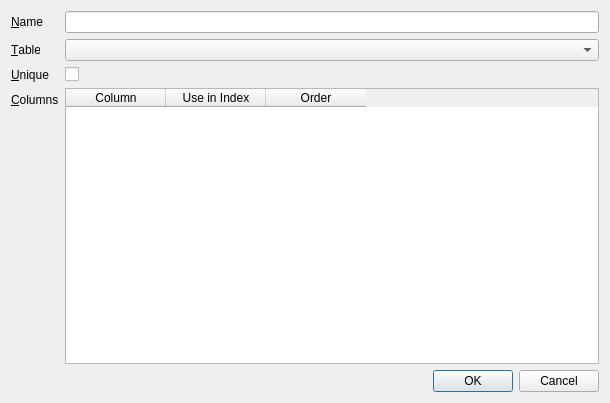
<?xml version="1.0" encoding="UTF-8"?>
<ui version="4.0">
 <class>CreateIndexDialog</class>
 <widget class="QDialog" name="CreateIndexDialog">
  <property name="geometry">
   <rect>
    <x>0</x>
    <y>0</y>
    <width>610</width>
    <height>403</height>
   </rect>
  </property>
  <property name="windowTitle">
   <string>Create New Index</string>
  </property>
  <property name="windowIcon">
   <iconset resource="icons/icons.qrc">
    <normaloff>:/icons/index_create</normaloff>:/icons/index_create</iconset>
  </property>
  <layout class="QVBoxLayout" name="verticalLayout">
   <item>
    <layout class="QFormLayout" name="formLayout">
     <property name="fieldGrowthPolicy">
      <enum>QFormLayout::AllNonFixedFieldsGrow</enum>
     </property>
     <property name="formAlignment">
      <set>Qt::AlignLeading|Qt::AlignLeft|Qt::AlignTop</set>
     </property>
     <item row="0" column="0">
      <widget class="QLabel" name="labelIndexName">
       <property name="text">
        <string>&amp;Name</string>
       </property>
       <property name="buddy">
        <cstring>editIndexName</cstring>
       </property>
      </widget>
     </item>
     <item row="0" column="1">
      <widget class="QLineEdit" name="editIndexName"/>
     </item>
     <item row="3" column="0">
      <widget class="QLabel" name="labelIndexColumns">
       <property name="text">
        <string>&amp;Columns</string>
       </property>
       <property name="buddy">
        <cstring>tableIndexColumns</cstring>
       </property>
      </widget>
     </item>
     <item row="3" column="1">
      <widget class="QTableWidget" name="tableIndexColumns">
       <property name="sizePolicy">
        <sizepolicy hsizetype="MinimumExpanding" vsizetype="MinimumExpanding">
         <horstretch>0</horstretch>
         <verstretch>1</verstretch>
        </sizepolicy>
       </property>
       <property name="minimumSize">
        <size>
         <width>0</width>
         <height>250</height>
        </size>
       </property>
       <property name="editTriggers">
        <set>QAbstractItemView::NoEditTriggers</set>
       </property>
       <property name="showDropIndicator" stdset="0">
        <bool>false</bool>
       </property>
       <property name="alternatingRowColors">
        <bool>true</bool>
       </property>
       <property name="selectionMode">
        <enum>QAbstractItemView::NoSelection</enum>
       </property>
       <attribute name="verticalHeaderVisible">
        <bool>false</bool>
       </attribute>
       <column>
        <property name="text">
         <string>Column</string>
        </property>
       </column>
       <column>
        <property name="text">
         <string>Use in Index</string>
        </property>
       </column>
       <column>
        <property name="text">
         <string>Order</string>
        </property>
       </column>
      </widget>
     </item>
     <item row="1" column="0">
      <widget class="QLabel" name="labelTableName">
       <property name="text">
        <string>&amp;Table</string>
       </property>
       <property name="buddy">
        <cstring>comboTableName</cstring>
       </property>
      </widget>
     </item>
     <item row="1" column="1">
      <widget class="QComboBox" name="comboTableName"/>
     </item>
     <item row="2" column="0">
      <widget class="QLabel" name="labelIndexUnique">
       <property name="text">
        <string>&amp;Unique</string>
       </property>
       <property name="buddy">
        <cstring>checkIndexUnique</cstring>
       </property>
      </widget>
     </item>
     <item row="2" column="1">
      <widget class="QCheckBox" name="checkIndexUnique">
       <property name="text">
        <string/>
       </property>
      </widget>
     </item>
    </layout>
   </item>
   <item>
    <widget class="QDialogButtonBox" name="buttonBox">
     <property name="orientation">
      <enum>Qt::Horizontal</enum>
     </property>
     <property name="standardButtons">
      <set>QDialogButtonBox::Cancel|QDialogButtonBox::Ok</set>
     </property>
    </widget>
   </item>
  </layout>
 </widget>
 <tabstops>
  <tabstop>editIndexName</tabstop>
  <tabstop>comboTableName</tabstop>
  <tabstop>checkIndexUnique</tabstop>
  <tabstop>tableIndexColumns</tabstop>
  <tabstop>buttonBox</tabstop>
 </tabstops>
 <resources>
  <include location="icons/icons.qrc"/>
 </resources>
 <connections>
  <connection>
   <sender>buttonBox</sender>
   <signal>accepted()</signal>
   <receiver>CreateIndexDialog</receiver>
   <slot>accept()</slot>
   <hints>
    <hint type="sourcelabel">
     <x>252</x>
     <y>337</y>
    </hint>
    <hint type="destinationlabel">
     <x>157</x>
     <y>274</y>
    </hint>
   </hints>
  </connection>
  <connection>
   <sender>buttonBox</sender>
   <signal>rejected()</signal>
   <receiver>CreateIndexDialog</receiver>
   <slot>reject()</slot>
   <hints>
    <hint type="sourcelabel">
     <x>320</x>
     <y>337</y>
    </hint>
    <hint type="destinationlabel">
     <x>286</x>
     <y>274</y>
    </hint>
   </hints>
  </connection>
  <connection>
   <sender>comboTableName</sender>
   <signal>currentIndexChanged(QString)</signal>
   <receiver>CreateIndexDialog</receiver>
   <slot>tableChanged(QString)</slot>
   <hints>
    <hint type="sourcelabel">
     <x>91</x>
     <y>43</y>
    </hint>
    <hint type="destinationlabel">
     <x>236</x>
     <y>31</y>
    </hint>
   </hints>
  </connection>
  <connection>
   <sender>editIndexName</sender>
   <signal>textChanged(QString)</signal>
   <receiver>CreateIndexDialog</receiver>
   <slot>checkInput()</slot>
   <hints>
    <hint type="sourcelabel">
     <x>429</x>
     <y>14</y>
    </hint>
    <hint type="destinationlabel">
     <x>443</x>
     <y>39</y>
    </hint>
   </hints>
  </connection>
  <connection>
   <sender>tableIndexColumns</sender>
   <signal>cellChanged(int,int)</signal>
   <receiver>CreateIndexDialog</receiver>
   <slot>checkInput()</slot>
   <hints>
    <hint type="sourcelabel">
     <x>443</x>
     <y>170</y>
    </hint>
    <hint type="destinationlabel">
     <x>566</x>
     <y>40</y>
    </hint>
   </hints>
  </connection>
 </connections>
 <slots>
  <slot>tableChanged(QString)</slot>
  <slot>checkInput()</slot>
 </slots>
</ui>
